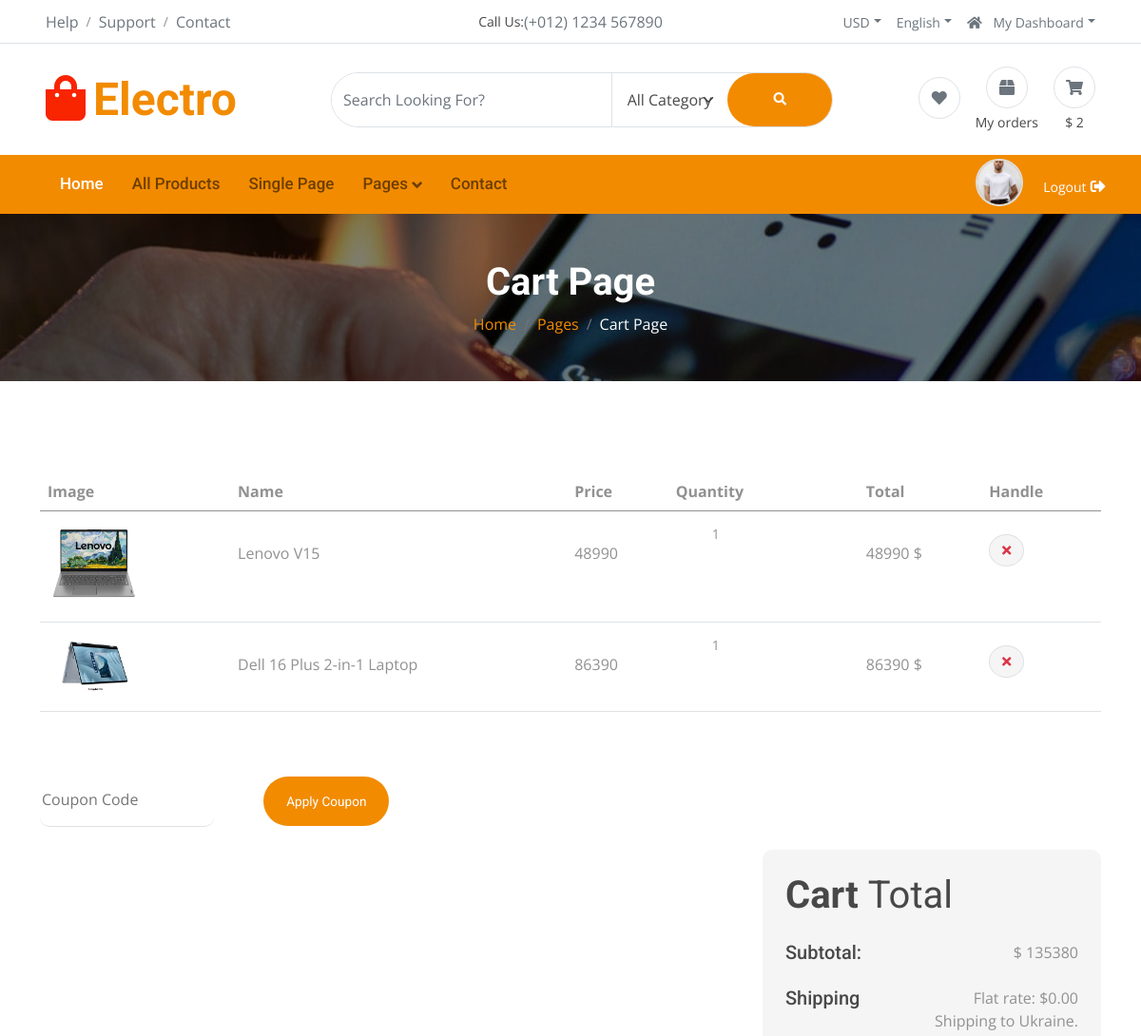
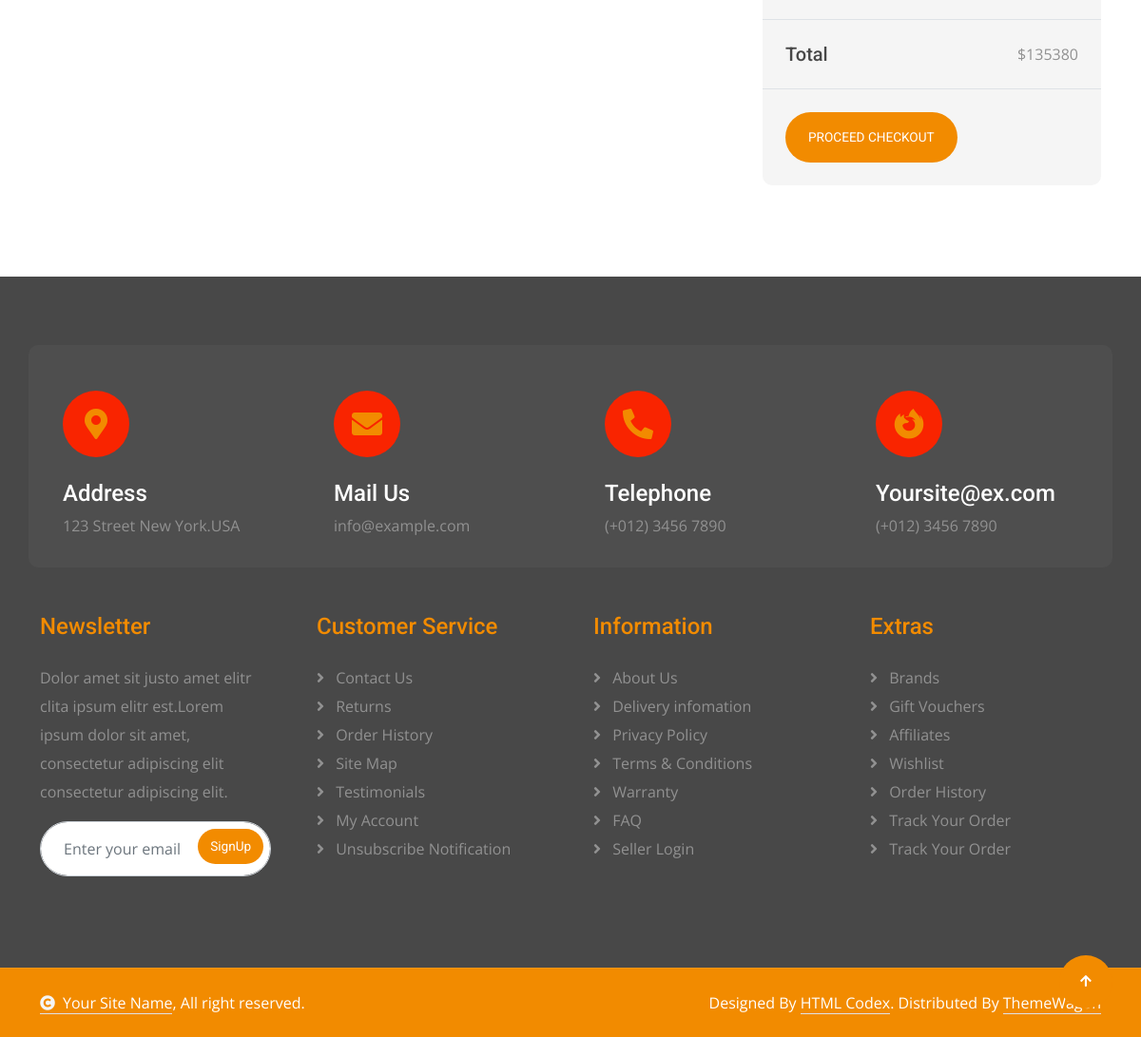
The page /cart/ (signed in) on the database its author committed (2 pictures, top to bottom).
### myapp/models.py (models this page shows, shortened)
class Cart(models.Model):
    user=models.ForeignKey(User,on_delete=models.CASCADE)
    product=models.ForeignKey(Product,on_delete=models.CASCADE)
    date=models.DateTimeField(default=timezone.now)
    Product_price=models.PositiveIntegerField()
    total_price=models.PositiveIntegerField()
    product_qty=models.PositiveIntegerField(default=1)
    payment_status=models.BooleanField(default=False)

class Product(models.Model):
    chategory=(
        ("Laptop","Laptop"),
        ("Mobile","Mobile"),
        ("Headphones","Headphones"),
        ("Smart Watch","Smart Watch"),
    )
    seller=models.ForeignKey(User,on_delete=models.CASCADE)
    Product_category=models.CharField(max_length=100,choices=chategory)
    Product_name=models.CharField(max_length=100)
    Product_price=models.PositiveIntegerField()
    Product_desc=models.TextField()
    Product_image=models.ImageField(upload_to='product_images/')

### myapp/views.py (the view)
# urls.py: path('cart/',views.cart,name='cart'),
def cart(request):
    net_price=0
    user=User.objects.get(email=request.session['email'])
    cart_items=Cart.objects.filter(user=user)
    request.session['cart_count']=len(cart_items)
    for i in cart_items:
        net_price=net_price+i.total_price
    return render(request,'cart.html',{'cart_items':cart_items,'net_price':net_price})

### myapp/templates/cart.html (shortened to what this page needs)
{% extends 'header.html' %}
{% load static %}
{% block content %}
<!DOCTYPE html>
<html lang="en">
<head>
</head>
<body>
    <div class="container-fluid page-header py-5">
        <h1 class="text-center text-white display-6 wow fadeInUp" data-wow-delay="0.1s">Cart Page</h1>
        <ol class="breadcrumb justify-content-center mb-0 wow fadeInUp" data-wow-delay="0.3s">
            <li class="breadcrumb-item"><a href="#">Home</a></li>
            <li class="breadcrumb-item"><a href="#">Pages</a></li>
            <li class="breadcrumb-item active text-white">Cart Page</li>
        </ol>
    </div>
    <div class="container-fluid py-5">
        <div class="container py-5">
            <div class="table-responsive">
                <table class="table">
                    <thead>
                        <tr>
                            <th scope="col">Image</th>
                            <th scope="col">Name</th>
                            <th scope="col">Price</th>
                            <th scope="col">Quantity</th>
                            <th scope="col">Total</th>
                            <th scope="col">Handle</th>
                        </tr>
                    </thead>
                    <tbody>
                        {% for i in cart_items %}
                        <tr>
                            <td>
                                <img src="{{ i.product.Product_image.url }}" alt="not found" style="width: 100px;">
                            </td>
                            <td>
                                <p class="mb-0 py-4">{{ i.product.Product_name }}</p>
                            </td>
                            <td>
                                <p class="mb-0 py-4">{{ i.product.Product_price }}</p>
                            </td>
                            <td>
                                <form method="post" action="{% url 'change_qty' %}">
                                    <div class="input-group quantity" style="width: 100px;">
                                        <input type="number" name="product_qty"
                                            class="form-control form-control-sm text-center border-0"
                                            value="{{ i.product_qty }}" min="1" max="10" onchange="this.form.submit()">
                                    </div>
                                </form>
                            </td>
                            <td>
                                <p class="mb-0 py-4">{{ i.total_price }} $</p>
                            </td>
                            <td class="py-4">
                                <a href="{% url 'remove_from_cart' pid=i.product.id %}"
                                    class="btn btn-md rounded-circle bg-light border">
                                    <i class="fa fa-times text-danger"></i>
                                </a>
                            </td>
                        </tr>
                        {% endfor %}
                    </tbody>
                </table>
            </div>
            <div class="mt-5">
                <input type="text" class="border-0 border-bottom rounded me-5 py-3 mb-4" placeholder="Coupon Code">
                <button class="btn btn-primary rounded-pill px-4 py-3" type="button">Apply Coupon</button>
            </div>
            <div class="row g-4 justify-content-end">
                <div class="col-8"></div>
                <div class="col-sm-8 col-md-7 col-lg-6 col-xl-4">
                    <div class="bg-light rounded">
                        <div class="p-4">
                            <h1 class="display-6 mb-4">Cart <span class="fw-normal">Total</span></h1>
                            <div class="d-flex justify-content-between mb-4">
                                <h5 class="mb-0 me-4">Subtotal:</h5>
                                <p class="mb-0">$ {{net_price}}</p>
                            </div>
                            <div class="d-flex justify-content-between">
                                <h5 class="mb-0 me-4">Shipping</h5>
                                <div>
                                    <p class="mb-0">Flat rate: $0.00</p>
                                </div>
                            </div>
                            <p class="mb-0 text-end">Shipping to Ukraine.</p>
                        </div>
                        <div class="py-4 mb-4 border-top border-bottom d-flex justify-content-between">
                            <h5 class="mb-0 ps-4 me-4">Total</h5>
                            <p class="mb-0 pe-4">${{net_price}}</p>
                        </div>
                        <form action="" method="post">
                            <button class="btn btn-primary rounded-pill px-4 py-3 text-uppercase mb-4 ms-4"
                                type="button" id="checkout-button">Proceed Checkout</button>
                        </form>
                    </div>
                </div>
            </div>
        </div>
    </div>
</body>
</html>
{% endblock %}

### myapp/static/css/style.css (style rules this page uses)
.btn { font-weight: 600; transition: .5s; }
.btn.btn-primary { background: var(--bs-primary) !important; color: var(--bs-white) !important; font-family: 'Roboto', sans-serif; font-weight: 400; transition: 0.5s; }
.page-header { position: relative; padding: 100px 0; background: linear-gradient(rgba(0, 0, 0, 0.5), rgba(0, 0, 0, 0.5)), url(../img/carousel-1.jpg); background-position: center top; background-repeat: no-repeat; background-attachment: fixed; }

### myapp/templates/header.html (style rules this page uses)
.btn { padding: 0.35rem 0.8rem; font-size: 0.85rem; border-radius: 50px; transition: all 0.3s; cursor: pointer; border: none; }
.btn-primary { background-color: #ffc107; color: #212529; }
.wow { animation: fadeInUp 0.7s ease forwards; }
.wow[data-wow-delay] { animation-delay: var(--wow-delay); }

### rows shown on the page
Cart: product.Product_image (picture), product.Product_name "Lenovo V15", product.Product_price "48990", product_qty "1", total_price "48990"
Cart: product.Product_image (picture), product.Product_name "Dell 16 Plus 2-in-1 Laptop", product.Product_price "86390", product_qty "1", total_price "86390"

### other values the page prints
{{ request.session.cart_count }} "2"
{{ net_price }} "135380"
